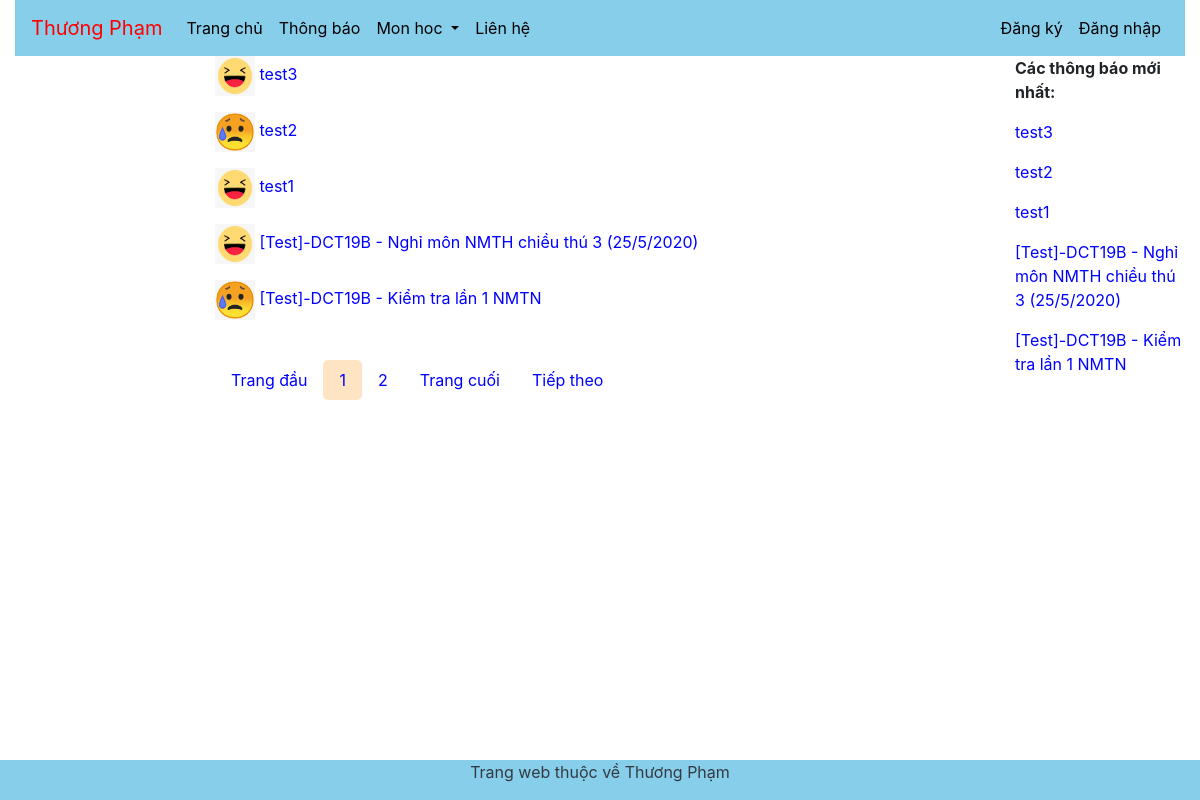
Screenshot of /ThongBao/ with the database file from the repository.
### AppChinh/models.py (models this page shows)
class ThongBao(models.Model):
    LoaiTB = models.ForeignKey(LoaiThongBao,on_delete=models.CASCADE)
    TieuDeTB = models.CharField(max_length=100)
    NoiDungTB = models.TextField()
    NgayTB = models.DateTimeField(auto_now_add=True)

class LoaiThongBao(models.Model):
    LoaiTB = models.CharField(max_length=10)
    AnhTB = models.ImageField(blank=True, upload_to="HinhAnh/")

### AppChinh/views.py (the view)
# urls.py: path('ThongBao/', views.ThongBaoListView.as_view(), name="tbao"),
class ThongBaoListView(ListView):
    queryset = ThongBao.objects.all().order_by('-NgayTB')
    template_name = 'pages/ThongBao.html'
    context_object_name='tbs'
    paginate_by=5

### AppChinh/context_processors.py (called while the page is built)
def layThongTin(request):
    dsmon = Mon.objects.all()
    tbMoiNhat = ThongBao.objects.all().order_by('-NgayTB')[:5]
    return {'dsmon': dsmon, 'tb':tbMoiNhat}

### AppChinh/templates/pages/ThongBao.html (shortened to what this page needs)
{% extends 'pages/Base.html' %}
{% block noidung %}
{% for tb in tbs %}
    <p><img src="{{tb.LoaiTB.AnhTB.url}}" width="40px" height="40px"/>
        <a href = "{% url 'tbct' tb.id %}">{{tb.TieuDeTB}}</a>
    </p>
{% endfor %}
<br/>
<div class="pagination">
        <a href="{{request.path}}?page=1">Trang đầu</a>
        {% for i in page_obj.paginator.page_range %}
            {% if page_obj.number == i %}
                <a href="{{request.path}}?page={{i}}" class="active">{{i}}</a>
            {% else %}
                <a href="{{request.path}}?page={{i}}">{{i}}</a>
            {% endif %}
        {% endfor %}
        <a href="{{request.path}}?page={{page_obj.paginator.num_pages}}">Trang cuối</a>
        {% if page_obj.has_next %}
            <a href="{{request.path}}?page={{page_obj.next_page_number}}">Tiếp theo</a>
        {% endif %}
</div>
{% endblock %}

### AppChinh/templates/pages/Base.html (shortened to what this page needs)
<!DOCTYPE html>
<html lang="en">
<head>
    {% load static %}
    <link rel="stylesheet" href="{% static 'css/bootstrap.min.css'%}" type="text/css" />
    <link rel="stylesheet" href="{% static 'tuTao.css' %}" type="text/css"/>
</head>
<body>
    <div class="container-fluid">
        <nav class="navbar navbar-expand-sm navbar-light sticky-top" style="background-color: skyblue;">
            <a class="navbar-brand" href="/">Thương Phạm
            </a>
            <div class="collapse navbar-collapse" id="collapsibleNavbar">
                <ul class="navbar-nav mr-auto">
                    <li class="nav-item">
                        <a class="nav-link" href="/">Trang chủ</a>
                    </li>
                    <li class="nav-item">
                        <a class="nav-link" href="/ThongBao">Thông báo</a>
                    </li>
                    <li class="nav-item dropdown">
                        <a class="nav-link dropdown-toggle" href="/MonHoc" id="navbardrop" data-toggle="dropdown">
                        Mon hoc
                        </a>
                    </li>
                    <li class="nav-item">
                        <a class="nav-link" href="/lienhe">Liên hệ</a>
                    </li>
                </ul>
            </div>
            <ul class="navbar-nav ml-auto">
                {% if request.session.username %}
                <li class="nav-item">
                    <a class="nav-link">Xin chào {{request.session.username}}</a>
                </li>
                <li class="nav-item">
                    <a class="nav-link" href="{% url 'Logout' %}">Đăng xuất</a>
                </li>
                {% else %}
                <li class="nav-item">
                    <a class="nav-link" href="{% url 'Dangky' %}">Đăng ký</a>
                </li>
                <li class="nav-item">
                    <a class="nav-link" href="{% url 'Dangnhap' %}">Đăng nhập</a>
                </li>
                {% endif %}
            </ul>
        </nav>
        <div class="row">
            <div class="col-sm-2">
            </div>
            <div class="col-sm-8">
                <div>
                    {% block noidung %}
                    {% endblock %}
                </div>
            </div>
            <div class="col-sm-2">
                <div>
                    <p><b>Các thông báo mới nhất:</b></p>
                    {% for t in tb %}
                        <p><a href="{% url 'tbct' t.id %}">{{t.TieuDeTB}}</a></p>
                    {% endfor %}
                </div>
            </div>
        </div>
        <div class="row footer text-center text-dark" style="background-color: skyblue;">
            <div class="col">
                <p>Trang web thuộc về Thương Phạm</p>
            </div>
        </div>
    </div>
</body>
</html>

### static/css/tuTao.css (style rules this page uses)
html { position: relative; min-height: 100%; }
body { margin-bottom: 40px; }
.footer { position: absolute; bottom: 0; width: 100%; height: 40px; }
.pagination { display: inline-block; position: sticky; top: 40px; }
.pagination a { color: blue; float: left; padding: 8px 16px; text-decoration: none; border-radius: 5px; }
.pagination a.active { background-color: bisque; color: blue; border-radius: 5px; }
.navbar, .footer { background-color: cornflowerblue; }
.navbar .nav-item .nav-link { color: black; }
.navbar .navbar-brand { color: red; animation-name: example; animation-duration: 4s; animation-iteration-count: infinite; animation-direction: alternate; }
.navbar-brand { transition: margin-left 20s 0.5s ; -moz-transition: margin-left 20s 0.5s ease-in-out; -webkit-transition: margin-left 20s 0.5s ease-in-out; }
a:link { color: blue; }

### rows the page displays
ThongBao: LoaiTB.AnhTB (picture), TieuDeTB "test3"
ThongBao: LoaiTB.AnhTB (picture), TieuDeTB "test2"
ThongBao: LoaiTB.AnhTB (picture), TieuDeTB "test1"
ThongBao: LoaiTB.AnhTB (picture), TieuDeTB "[Test]-DCT19B - Nghỉ môn NMTH chiều thú 3 (25/5/2020)"
ThongBao: LoaiTB.AnhTB (picture), TieuDeTB "[Test]-DCT19B - Kiểm tra lần 1 NMTN"

### other values shown
{{ i }} "1"
{{ i }} "2"
